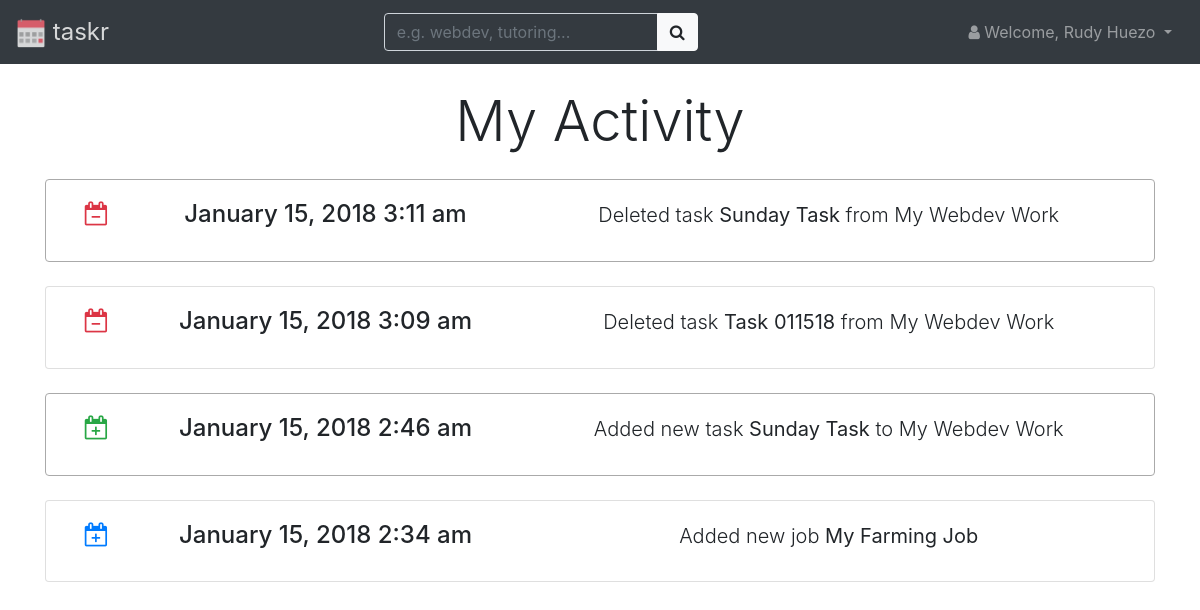
Page /activity-log/ (signed in) on the committed database.
### activity_log/models.py (models this page shows, shortened)
class Activity(models.Model):
    user = models.ForeignKey(User, on_delete=models.CASCADE)
    description = models.CharField(max_length=255)
    icon = models.CharField(max_length=255, default='<i class="fa fa-calendar-plus-o" aria-hidden="true"></i>')
    created = models.DateTimeField(default=timezone.now)

### activity_log/views.py (the view)
def index(request):
    context = {
        'activities': User.objects.get(username=request.user.username).activity_set.order_by('-created')
    }
    return render(request, 'activity_log/activity_log.html', context)

### templates/activity_log/activity_log.html (shortened to what this page needs)
<!doctype html>
<html lang="en">
  <head>
    {% load static %}
    {% include 'global/head.html' %}
  </head>
  <body>
    <nav class="navbar navbar-expand-lg navbar-dark bg-dark">
      {% if request.user.is_authenticated %}
        <a class="navbar-brand" href="{% url 'dashboard:index' %}">
          <img src="{% static 'global/img/taskr logo.png' %}" alt=""> taskr
        </a>
      {% else %}
        <a class="navbar-brand" href="{% url 'home:index' %}">
          <img src="{% static 'global/img/taskr logo.png' %}" alt=""> taskr
        </a>
      {% endif %}
      <div class="collapse navbar-collapse" id="navbarSupportedContent">
        {% if request.user.is_authenticated %}
          <ul class="navbar-nav ml-auto mr-auto">
            <form class="form-inline mx-1 my-1">
              <div class="input-group">
                <input type="text" onfocus="searchFocus(this);" onblur="searchBlur(this);" class="form-control bg-dark" placeholder="e.g. webdev, tutoring..." aria-label="Username" aria-describedby="basic-addon1">
                <div class="input-group-append">
                  <button type="button" class="btn btn-light"><i class="fa fa-search" aria-hidden="true"></i></button>
                </div>
              </div>
            </form>
          </ul>
        {% endif %}
        <ul class="navbar-nav text-center">
          {% if request.user.is_authenticated %}
            <li class="nav-item dropdown mx-1 my-1">
              <a class="nav-link dropdown-toggle" href="#" id="navbarDropdown" role="button" data-toggle="dropdown" aria-haspopup="true" aria-expanded="false">
                <i class="fa fa-user" aria-hidden="true"></i> Welcome, {% if request.user.first_name %}{{ request.user.first_name }} {{ request.user.last_name }}{% else %}{{ request.user.username }}{% endif %}
              </a>
            </li>
          {% endif %}
        </ul>
      </div>
    </nav>
    <div class="container my-4">
      <h1 class="display-4 text-center">My Activity</h1>
      {% if activities|length > 0 %}
        {% for activity in activities %}
        <div class="card my-4 {% if forloop.counter0|divisibleby:'2' %}border-focus{% endif %}">
          <div class="card-body">
            <div class="row text-center">
              <div class="col-sm-1">
                <h4 class="card-title">{{ activity.icon|safe }}</h4>
              </div>
              <div class="col-sm-4">
                <h4 class="card-title">{{ activity.created|date:"F d, Y"}} {{ activity.created|time:"g:i A"|lower }}</h4>
              </div>
              <div class="col-sm-7">
                <p class="card-text lead">{{ activity.description|safe }}</p>
              </div>
            </div>
          </div>
        </div>
        {% endfor %}
      {% endif %}
    </div>
  </body>
</html>

### static/global/css/style.css (style rules this page uses)
.navbar-brand { opacity: 0.8; transition: all ease-out 0.2s; }
.navbar-brand img { height: 30px; }
.navbar-brand { font-size: 1.5rem; font-weight: 400; }
.border-focus { border-color: #AAA; }

### rows in the picture
Activity: created "January 15, 2018", created "3:11 am", description "Deleted task Sunday Task from My Webdev Work"
Activity: created "January 15, 2018", created "3:09 am", description "Deleted task Task 011518 from My Webdev Work"
Activity: created "January 15, 2018", created "2:46 am", description "Added new task Sunday Task to My Webdev Work"
Activity: created "January 15, 2018", created "2:34 am", description "Added new job My Farming Job"

### other values in the picture
{{ request.user.first_name }} "Rudy"
{{ request.user.last_name }} "Huezo"
